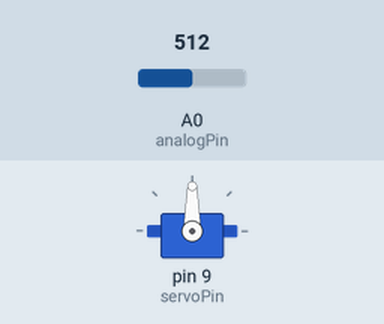
This sketch was run on a simulated Arduino Uno, built with avr-gcc and run on an emulated ATmega328P. Parts: servo. Inputs (shaded band) come from the test bench; at power-on: A0 (analogPin) = 512.

Above: at 1.2 s.
1.3 s: A0 (analogPin) set to 787
2.8 s: A0 (analogPin) set to 814
At 3.1 s:
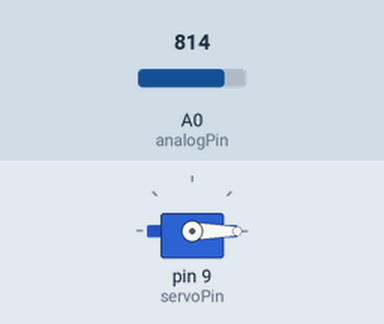
4.3 s: A0 (analogPin) set to 790
At 5.4 s:
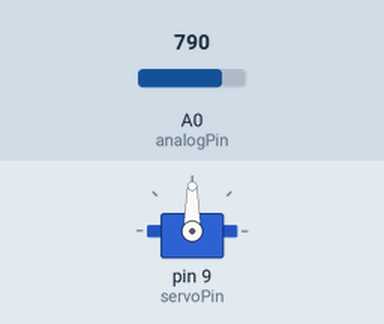
5.8 s: A0 (analogPin) set to 810
At 6.6 s:
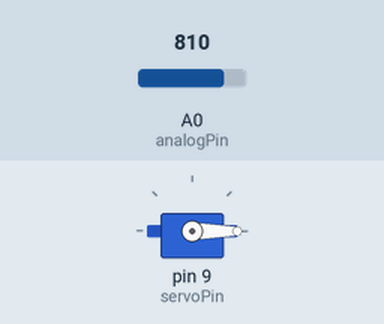
Timing chart, 0 to 8.3 s (numbered marks = the images above; inputs shaded):
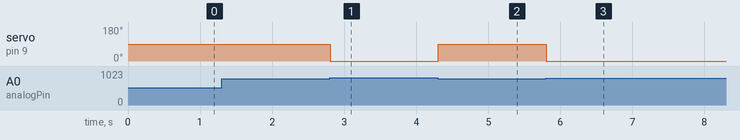

Measured:
- the behaviour switches between 800 and 801 on A0 (analogPin) (found by bisection; images 0 and 1)
- after the input at 1.3 s, every drawn part: stays the same
- after the input at 2.8 s, servo on pin 9 (servoPin): 90° → 0° at once
- after the input at 4.3 s, servo on pin 9 (servoPin): 0° → 90° at once
- after the input at 5.8 s, servo on pin 9 (servoPin): 90° → 0° at once

The sketch:

rubGoldburg2.ino
```cpp
#include <Servo.h>      // include the servo library

Servo servoMotor;       // creates an instance of the servo object to control a servo

int analogPin = 0;      // the analog pin that the sensor is on
int analogValue = 0;    // the value returned from the analog sensor

int servoPin = 9;       // Control pin for servo motor. As of Arduino 0017, can be any pin

void setup() {
   servoMotor.attach(servoPin);  // attaches the servo on pin 2 to the servo object
}

void loop()
{
   //analogValue = analogRead(analogPin);                 // read the analog input (value between 0 and 1023)
 //  analogValue = map(analogValue, 0, 1023, 0, 179);     // map the analog value (0 - 1023) to the angle of the servo (0 - 179)
  // servoMotor.write(analogValue);

   analogValue = analogRead(analogPin);                 // read the analog input (value between 0 and 1023)
   if(analogValue > 800) {
        servoMotor.write(0);                   // Spin servo at max speed clockwise
   } else {
        servoMotor.write(90);                 //  Stop the servo
   }

   delay(15);  // write the new mapped analog value to set the position of the servo
   //delay(15);                                           // waits for the servo to get there
}
```
